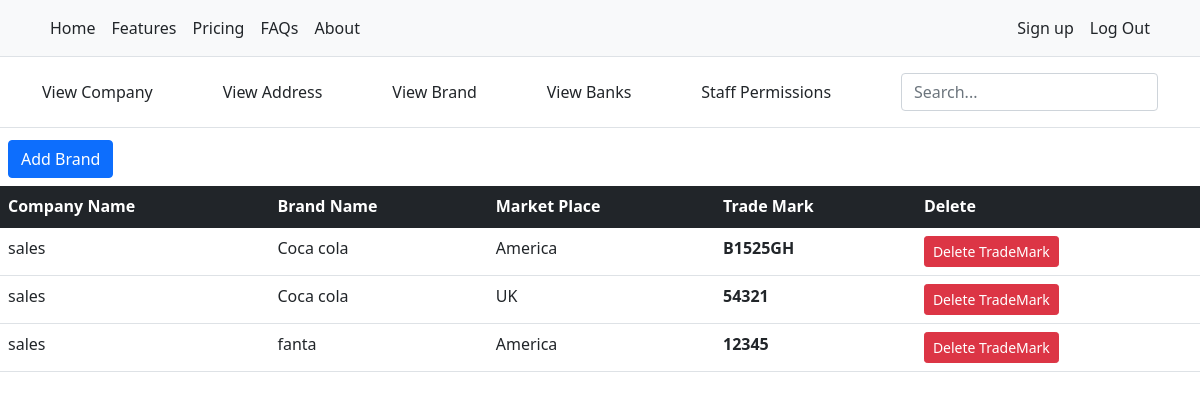
The page /brand (signed in) on the database its author committed.
### Business_Admin/models.py (models this page shows, shortened)
class BrandToMarket(models.Model):
    brand = models.ForeignKey(Brands, on_delete=models.CASCADE, blank=True, null=True)
    market = models.ForeignKey(Markets, on_delete=models.CASCADE, blank=True, null=True)
    trade_mark = models.CharField(max_length=200, blank=True, unique=True)

class Brands(models.Model):
    company = models.ForeignKey(Company, on_delete=models.CASCADE, blank=True, null=True)
    brand_name = models.CharField(max_length=200)
    def __str__(self) -> str:
        return self.brand_name

class Company(models.Model):
    business_admin = models.ForeignKey(User, on_delete=models.CASCADE, blank=True, null=True)
    name = models.CharField(max_length=200,blank=True, help_text='Enter Company Name')
    registration_number = models.BigIntegerField(blank=True, help_text='Enter company registration number')
    registered_address = models.ForeignKey(Address, on_delete=models.CASCADE, null=True, blank=True, related_name='reg_address', help_text="Select Registration Address")
    auth_code = models.BigIntegerField(blank=True, help_text='Enter Authentication Code')
    trading_address = models.ForeignKey(Address, on_delete=models.CASCADE, null=True, blank=True, related_name='trade_address', help_text="Select Trading Address")
    directors_name1 = models.CharField(max_length=100, blank=True, help_text='Enter Directore Name')
    director1_address = models.ForeignKey(Address, on_delete=models.CASCADE, null=True, blank=True, related_name='director_address', help_text="Select Director 1 Address")
    directors_name2 = models.CharField(max_length=100, blank=True, help_text='Enter Director name 2')
    director2_address = models.ForeignKey(Address, on_delete=models.CASCADE, null=True, blank=True, related_name='director_address2', help_text="Select Director 2 Address")
    certi_incorp = models.FileField(upload_to='incorp_certificates', blank=True, help_text='Upload a copy of certificate incorpation')
    def __str__(self):
        return self.name

class Markets(models.Model):
    name = models.CharField(max_length=200)
    def __str__(self) -> str:
        return self.name

### Business_Admin/views.py (the view, shortened to what this page needs)
# urls.py: path('brand', login_required(BrandView.as_view()), name='brand_view'),
class BrandView(View):
    def get(self, request):
        data = {
            'brand':BrandToMarket.objects.filter(brand__company__business_admin=request.user),
            'brands':Brands.objects.filter(company__business_admin=request.user),
            'market':Markets.objects.all(),
            'company':Company.objects.filter(business_admin=request.user)
        }
        return render(request, 'business_admin/brands.html', data)

### templates/business_admin/brands.html (shortened to what this page needs)
{% extends 'base/base.html' %}{% load static %}{% block title %}Brands{% endblock %} {% block stylesheets %}{% endblock %} {% block container %} {% include 'business_admin/header2.html' %}
<div>
    <button type="button" class="btn btn-primary m-2" data-bs-toggle="modal" data-bs-target="#staticBackdrop">
        Add Brand
    </button>
</div>
<div>
    <table class="table">
        <thead class="table-dark">
            <tr>
                <th>Company Name</th>
                <th>Brand Name</th>
                <th>Market Place</th>
                <th>Trade Mark</th>
                <th>Delete</th>
            </tr>
        </thead>
        <tbody>
            {% for i in brand %}
            <tr>
                <td>{{i.brand.company}}</td>
                <td>{{i.brand}}</td>
                <td>{{i.market}}</td>
                <th>{{i.trade_mark}}</th>
                <th><button type="button" onclick='location.href="/brand/{{i.id}}"' class="btn btn-danger btn-sm">Delete TradeMark</th>
            </tr>
            {% endfor %}
        </tbody>
    </table>
</div>
{% endblock %} {% block javascripts %} {% endblock %}

### rows shown on the page
BrandToMarket: brand.company "sales", brand "Coca cola", market "America", trade_mark "B1525GH"
BrandToMarket: brand.company "sales", brand "Coca cola", market "UK", trade_mark "54321"
BrandToMarket: brand.company "sales", brand "fanta", market "America", trade_mark "12345"
